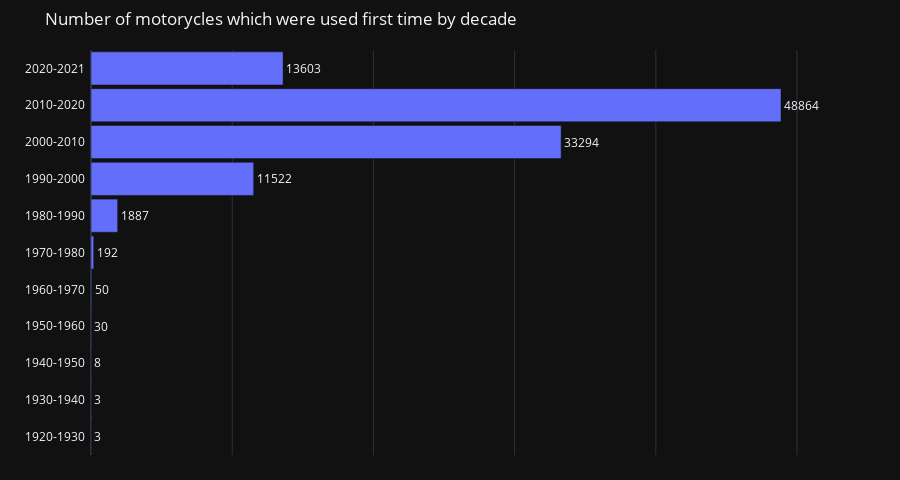

The code cell stored with this chart in its notebook:
### Code cell
max_value = moto_num_by_decade['moto_num'].max()
buffer = max_value * 0.10  # 10% buffer
x_axis_range = [0, max_value + buffer]

fig = px.bar(moto_num_by_decade, y='first_use_date', x='moto_num',  title="Number of motorycles which were used first time by decade", orientation='h')
fig.update_layout(yaxis=dict(title='', 
                            tickformat=',.0f'),
                  # yaxis_title='',
                  xaxis=dict(
                             title='',
                             showticklabels=False,
                             range=x_axis_range),
                  
                  # autosize=True,
                  bargap=0.1,
                  width=900,
                  height=480,
                  margin=dict(l=10, r=50, t=50, b=0, pad=5))
fig.update_traces(texttemplate='%{x:.0f}', textposition='outside', hoverinfo='skip',  # Disables the hover behavior
    hovertemplate=None)                            
fig.show()

### Figure 1 — Plotly figure (JSON) as saved in the notebook; plotly's stock layout.template omitted (floating-point values rounded to 4 significant figures)
{"data": [{"hoverinfo": "skip", "legendgroup": "", "marker": {"color": "#636efa", "pattern": {"shape": ""}}, "name": "", "orientation": "h", "showlegend": false, "textposition": "outside", "texttemplate": "%{x:.0f}", "type": "bar", "x": [3, 3, 8, 30, 50, 192, 1887, 11522, 33294, 48864, 13603], "xaxis": "x", "y": ["1920-1930", "1930-1940", "1940-1950", "1950-1960", "1960-1970", "1970-1980", "1980-1990", "1990-2000", "2000-2010", "2010-2020", "2020-2021"], "yaxis": "y"}], "layout": {"bargap": 0.1, "barmode": "relative", "height": 480, "legend": {"tracegroupgap": 0}, "margin": {"b": 0, "l": 10, "pad": 5, "r": 50, "t": 50}, "title": {"text": "Number of motorycles which were used first time by decade"}, "width": 900, "xaxis": {"anchor": "y", "domain": [0, 1], "range": [0, 53750.0], "showticklabels": false, "title": {"text": ""}}, "yaxis": {"anchor": "x", "domain": [0, 1], "tickformat": ",.0f", "title": {"text": ""}}}}
